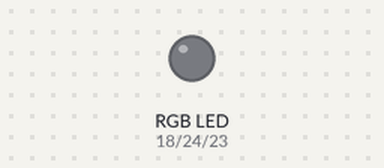
A program run on a simulated Raspberry Pi (BCM pin numbers). Shown: an RGB LED mixed from three pins (HIGH = lit). Dim RGB values are drawn brighter than linear.

Above: at 0.05 s.
At 5.05 s:
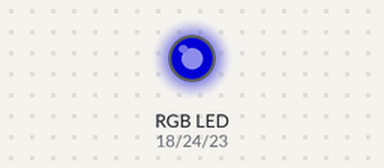
At 10.1 s:
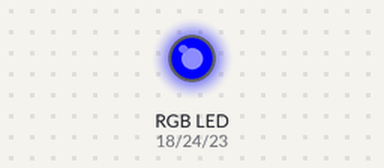
At 20.2 s:
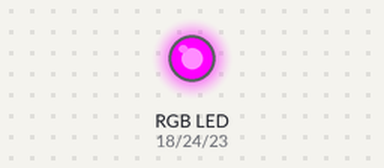
At 30.3 s:
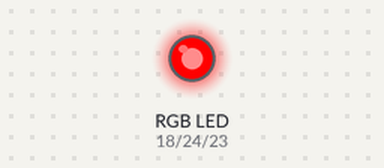
At 39.85 s:
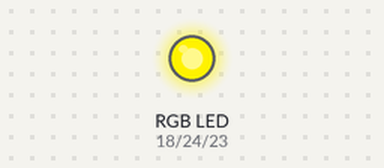
Timing chart, 0 to 40.0 s (numbered marks = the images above):
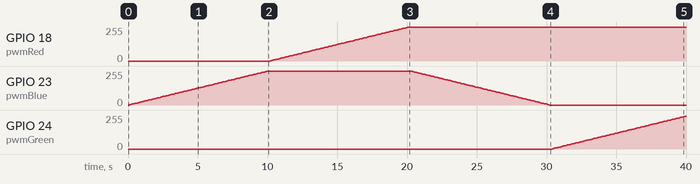

Measured:
- by itself, GPIO 18 (pwmRed): moves from 0/255 to 255/255 over 9.9 s
- by itself, GPIO 23 (pwmBlue): rises from 0/255 to 255/255 in 9.9 s, then falls to 0/255 in 20.2 s
- by itself, GPIO 24 (pwmGreen): moves from 0/255 to 245/255 over 9.5 s

The program:

changecolor_led.py
```python
import RPi.GPIO as GPIO
import time

GPIO.setmode(GPIO.BCM)
GPIO.setup(18, GPIO.OUT)
GPIO.setup(23, GPIO.OUT)
GPIO.setup(24, GPIO.OUT)


pwmRed = GPIO.PWM(18, 500)
pwmRed.start(0)

pwmBlue = GPIO.PWM(23, 500)
pwmBlue.start(0)

pwmGreen = GPIO.PWM(24, 500)
pwmGreen.start(0)

while True:
    for b in range(101):
        pwmBlue.ChangeDutyCycle(b)
        time.sleep(0.1)


    for r in range(101):
        pwmRed.ChangeDutyCycle(r)
        time.sleep(0.1)

    for b in range(101):
        pwmBlue.ChangeDutyCycle(100-b)
        time.sleep(0.1)
    pwmBlue.ChangeDutyCycle(0)

    for g in range(101):
        pwmGreen.ChangeDutyCycle(g)
        time.sleep(0.1)
#    pwmGreen.ChangeDutyCycle(0)

    for r in range(101):
        pwmRed.ChangeDutyCycle(100 - r)
        time.sleep(0.1)
    pwmRed.ChangeDutyCycle(0)

    for g in range(101):
        pwmGreen.ChangeDutyCycle(100 - g)
        time.sleep(0.1)
    pwmGreen.ChangeDutyCycle(0)

GPIO.cleanup()
```
